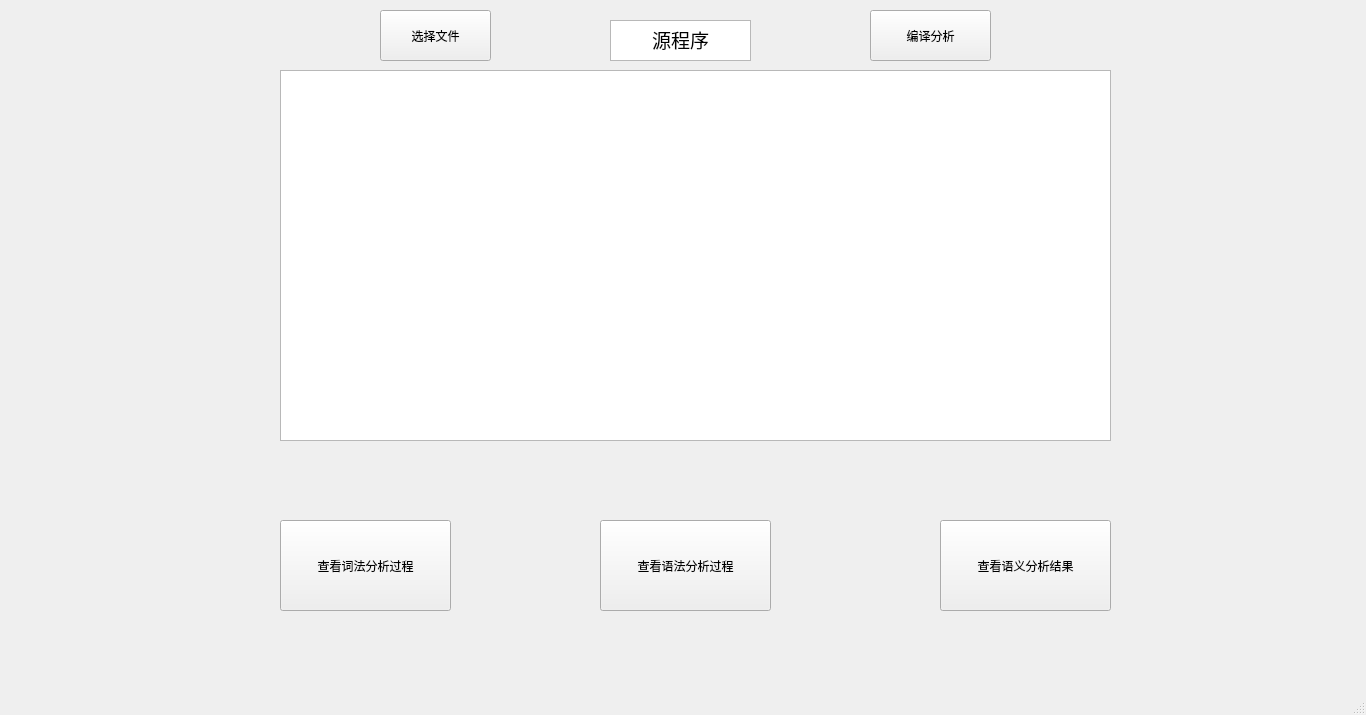
<?xml version="1.0" encoding="UTF-8"?>
<ui version="4.0">
 <class>MainWindow</class>
 <widget class="QMainWindow" name="MainWindow">
  <property name="geometry">
   <rect>
    <x>0</x>
    <y>0</y>
    <width>1366</width>
    <height>715</height>
   </rect>
  </property>
  <property name="windowTitle">
   <string>MainWindow</string>
  </property>
  <property name="styleSheet">
   <string notr="true"/>
  </property>
  <widget class="QWidget" name="centralwidget">
   <widget class="QTextEdit" name="textEdit">
    <property name="geometry">
     <rect>
      <x>280</x>
      <y>70</y>
      <width>831</width>
      <height>371</height>
     </rect>
    </property>
    <property name="html">
     <string>&lt;!DOCTYPE HTML PUBLIC &quot;-//W3C//DTD HTML 4.0//EN&quot; &quot;http://www.w3.org/TR/REC-html40/strict.dtd&quot;&gt;
&lt;html&gt;&lt;head&gt;&lt;meta name=&quot;qrichtext&quot; content=&quot;1&quot; /&gt;&lt;style type=&quot;text/css&quot;&gt;
p, li { white-space: pre-wrap; }
&lt;/style&gt;&lt;/head&gt;&lt;body style=&quot; font-family:'SimSun'; font-size:9pt; font-weight:400; font-style:normal;&quot;&gt;
&lt;p style=&quot;-qt-paragraph-type:empty; margin-top:0px; margin-bottom:0px; margin-left:0px; margin-right:0px; -qt-block-indent:0; text-indent:0px; font-size:15pt;&quot;&gt;&lt;br /&gt;&lt;/p&gt;&lt;/body&gt;&lt;/html&gt;</string>
    </property>
   </widget>
   <widget class="QPushButton" name="pushButton">
    <property name="geometry">
     <rect>
      <x>870</x>
      <y>10</y>
      <width>121</width>
      <height>51</height>
     </rect>
    </property>
    <property name="styleSheet">
     <string notr="true"/>
    </property>
    <property name="text">
     <string>编译分析</string>
    </property>
   </widget>
   <widget class="QTextBrowser" name="textBrowser_7">
    <property name="geometry">
     <rect>
      <x>610</x>
      <y>20</y>
      <width>141</width>
      <height>41</height>
     </rect>
    </property>
    <property name="html">
     <string>&lt;!DOCTYPE HTML PUBLIC &quot;-//W3C//DTD HTML 4.0//EN&quot; &quot;http://www.w3.org/TR/REC-html40/strict.dtd&quot;&gt;
&lt;html&gt;&lt;head&gt;&lt;meta name=&quot;qrichtext&quot; content=&quot;1&quot; /&gt;&lt;style type=&quot;text/css&quot;&gt;
p, li { white-space: pre-wrap; }
&lt;/style&gt;&lt;/head&gt;&lt;body style=&quot; font-family:'SimSun'; font-size:9pt; font-weight:400; font-style:normal;&quot;&gt;
&lt;p align=&quot;center&quot; style=&quot; margin-top:0px; margin-bottom:0px; margin-left:0px; margin-right:0px; -qt-block-indent:0; text-indent:0px;&quot;&gt;&lt;span style=&quot; font-size:14pt;&quot;&gt;源程序&lt;/span&gt;&lt;/p&gt;&lt;/body&gt;&lt;/html&gt;</string>
    </property>
   </widget>
   <widget class="QPushButton" name="pushButton_2">
    <property name="geometry">
     <rect>
      <x>380</x>
      <y>10</y>
      <width>111</width>
      <height>51</height>
     </rect>
    </property>
    <property name="text">
     <string>选择文件</string>
    </property>
   </widget>
   <widget class="QTextBrowser" name="textBrowser_8">
    <property name="geometry">
     <rect>
      <x>50</x>
      <y>820</y>
      <width>331</width>
      <height>331</height>
     </rect>
    </property>
    <property name="html">
     <string>&lt;!DOCTYPE HTML PUBLIC &quot;-//W3C//DTD HTML 4.0//EN&quot; &quot;http://www.w3.org/TR/REC-html40/strict.dtd&quot;&gt;
&lt;html&gt;&lt;head&gt;&lt;meta name=&quot;qrichtext&quot; content=&quot;1&quot; /&gt;&lt;style type=&quot;text/css&quot;&gt;
p, li { white-space: pre-wrap; }
&lt;/style&gt;&lt;/head&gt;&lt;body style=&quot; font-family:'SimSun'; font-size:9pt; font-weight:400; font-style:normal;&quot;&gt;
&lt;p style=&quot;-qt-paragraph-type:empty; margin-top:0px; margin-bottom:0px; margin-left:0px; margin-right:0px; -qt-block-indent:0; text-indent:0px;&quot;&gt;&lt;br /&gt;&lt;/p&gt;&lt;/body&gt;&lt;/html&gt;</string>
    </property>
   </widget>
   <widget class="QTextBrowser" name="textBrowser_9">
    <property name="geometry">
     <rect>
      <x>470</x>
      <y>820</y>
      <width>331</width>
      <height>331</height>
     </rect>
    </property>
    <property name="html">
     <string>&lt;!DOCTYPE HTML PUBLIC &quot;-//W3C//DTD HTML 4.0//EN&quot; &quot;http://www.w3.org/TR/REC-html40/strict.dtd&quot;&gt;
&lt;html&gt;&lt;head&gt;&lt;meta name=&quot;qrichtext&quot; content=&quot;1&quot; /&gt;&lt;style type=&quot;text/css&quot;&gt;
p, li { white-space: pre-wrap; }
&lt;/style&gt;&lt;/head&gt;&lt;body style=&quot; font-family:'SimSun'; font-size:9pt; font-weight:400; font-style:normal;&quot;&gt;
&lt;p style=&quot;-qt-paragraph-type:empty; margin-top:0px; margin-bottom:0px; margin-left:0px; margin-right:0px; -qt-block-indent:0; text-indent:0px;&quot;&gt;&lt;br /&gt;&lt;/p&gt;&lt;/body&gt;&lt;/html&gt;</string>
    </property>
   </widget>
   <widget class="QTextBrowser" name="textBrowser_10">
    <property name="geometry">
     <rect>
      <x>900</x>
      <y>820</y>
      <width>331</width>
      <height>331</height>
     </rect>
    </property>
    <property name="html">
     <string>&lt;!DOCTYPE HTML PUBLIC &quot;-//W3C//DTD HTML 4.0//EN&quot; &quot;http://www.w3.org/TR/REC-html40/strict.dtd&quot;&gt;
&lt;html&gt;&lt;head&gt;&lt;meta name=&quot;qrichtext&quot; content=&quot;1&quot; /&gt;&lt;style type=&quot;text/css&quot;&gt;
p, li { white-space: pre-wrap; }
&lt;/style&gt;&lt;/head&gt;&lt;body style=&quot; font-family:'SimSun'; font-size:9pt; font-weight:400; font-style:normal;&quot;&gt;
&lt;p style=&quot;-qt-paragraph-type:empty; margin-top:0px; margin-bottom:0px; margin-left:0px; margin-right:0px; -qt-block-indent:0; text-indent:0px;&quot;&gt;&lt;br /&gt;&lt;/p&gt;&lt;/body&gt;&lt;/html&gt;</string>
    </property>
   </widget>
   <widget class="QPushButton" name="pushButton_3">
    <property name="geometry">
     <rect>
      <x>280</x>
      <y>520</y>
      <width>171</width>
      <height>91</height>
     </rect>
    </property>
    <property name="text">
     <string>查看词法分析过程</string>
    </property>
   </widget>
   <widget class="QPushButton" name="pushButton_4">
    <property name="geometry">
     <rect>
      <x>600</x>
      <y>520</y>
      <width>171</width>
      <height>91</height>
     </rect>
    </property>
    <property name="text">
     <string>查看语法分析过程</string>
    </property>
   </widget>
   <widget class="QPushButton" name="pushButton_5">
    <property name="geometry">
     <rect>
      <x>940</x>
      <y>520</y>
      <width>171</width>
      <height>91</height>
     </rect>
    </property>
    <property name="text">
     <string>查看语义分析结果</string>
    </property>
   </widget>
  </widget>
  <widget class="QMenuBar" name="menubar">
   <property name="geometry">
    <rect>
     <x>0</x>
     <y>0</y>
     <width>1366</width>
     <height>26</height>
    </rect>
   </property>
  </widget>
  <widget class="QStatusBar" name="statusbar"/>
 </widget>
 <resources/>
 <connections/>
</ui>
